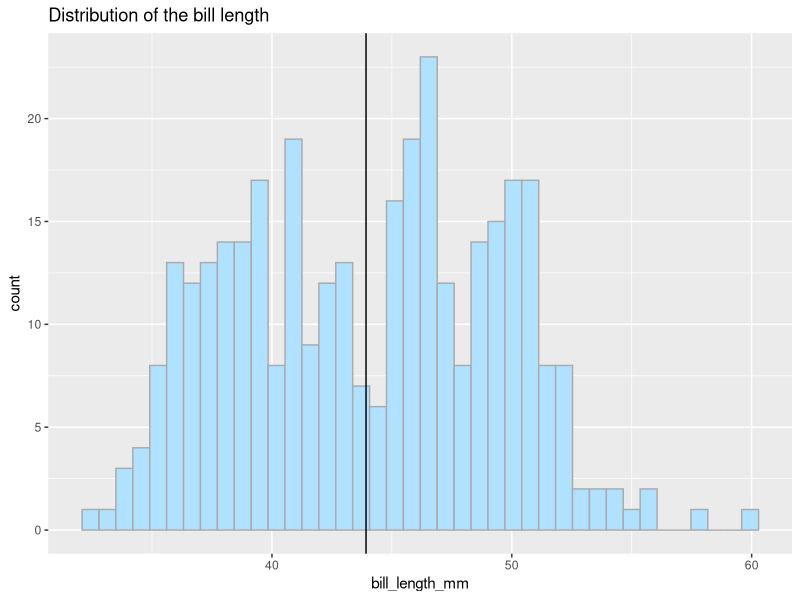
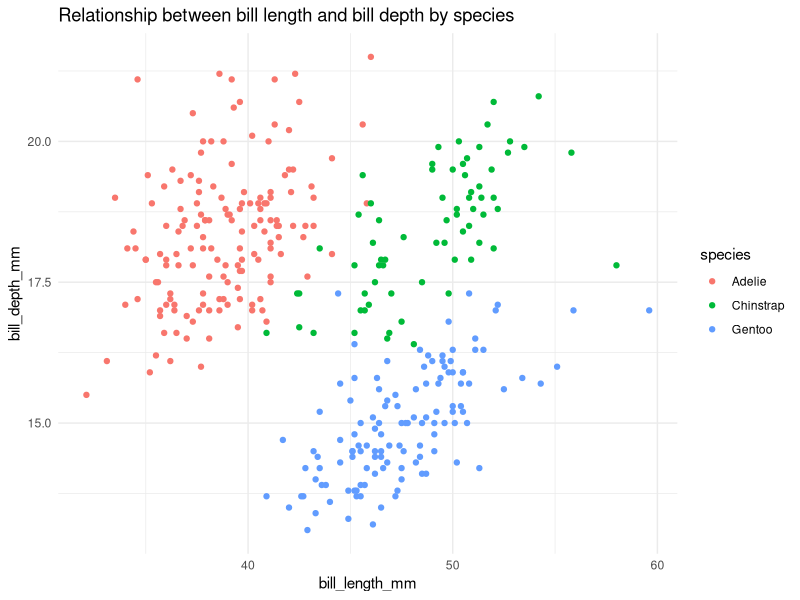
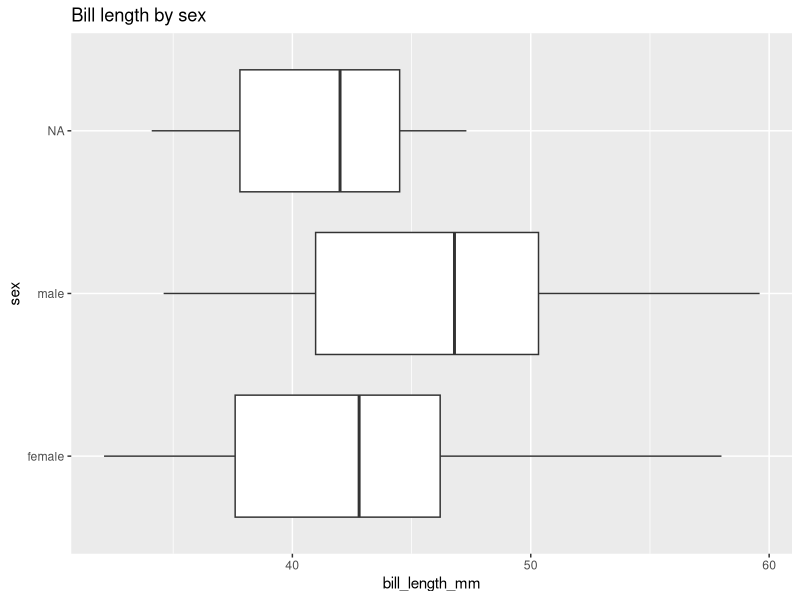
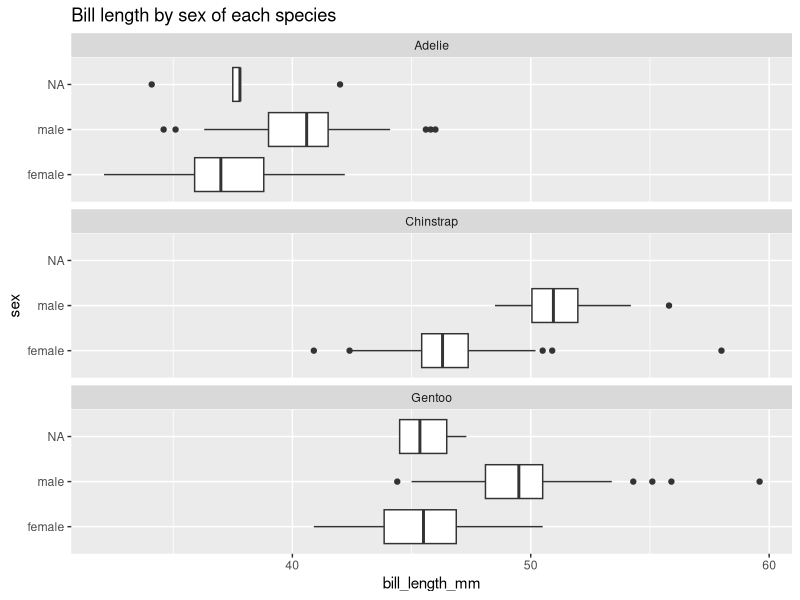

These charts were generated, in order, by the following R code:
## ---- chunk 1
#knitr::opts_chunk$set(echo = TRUE, message=FALSE, warning=FALSE)
## ---- chunk 2
library(tidyverse)         # for graphing and data cleaning
library(palmerpenguins)     # for penguin data
## ---- chunk 3
data(penguins) #load Palmer penguin data
## ---- chunk 4
R.Version()
## ---- chunk 5
dim(penguins)
## ---- chunk 6
# mean_bill <- mean(penguins$bill_length_mm, na.rm = TRUE)
penguins %>% 
  ggplot(aes(x = bill_length_mm)) + 
  geom_histogram(fill = "lightskyblue1", color = "grey67", bins = 40) +
  geom_vline(aes(xintercept = mean(bill_length_mm, na.rm = TRUE))) +
  labs(title = "Distribution of the bill length")
## ---- chunk 7
penguins %>% 
  ggplot(aes(x = bill_length_mm, y = bill_depth_mm, color = species)) + 
  geom_point() +
  labs(title = "Relationship between bill length and bill depth by species") +
  theme_minimal()
## ---- chunk 8
penguins %>% 
  ggplot(aes(x = bill_length_mm, y = sex)) + 
  geom_boxplot() +
  labs(title = "Bill length by sex")
## ---- chunk 9
penguins %>% 
  ggplot(aes(x = bill_length_mm, y = sex)) + 
  geom_boxplot() +
  facet_wrap(vars(species), ncol = 1) +
  labs(title = "Bill length by sex of each species")
